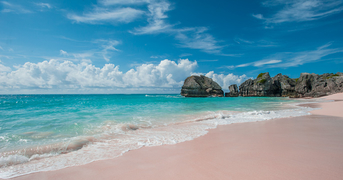
#> input picture HW7/training/beach/1.jpg, 343 x 180 px, found by its file name
$ jupyter execute HarrisCorner_Tejas_Pant.ipynb
#> lines starting #> are read from the running program, lines starting #| are printed output that depends on the picture
## Harris Corner Detector with Sum of Squared Differences (SSD) and Normalized Cross Correlation (NCC) measurement metric
Tejas Pant <br>
26th September 2018

[cell 1]
import matplotlib.image as mpimg
import matplotlib.pyplot as plt
import numpy as np
import cv2
import glob
import os
import math

#Pair 1
image1=cv2.imread("../HW4Pics/pair1/1.jpg")
#> image1 is the input picture: shape (180, 343, 3); mean B, G, R 169.6, 152.5, 110.1
image2=cv2.imread("../HW4Pics/pair1/2.jpg")
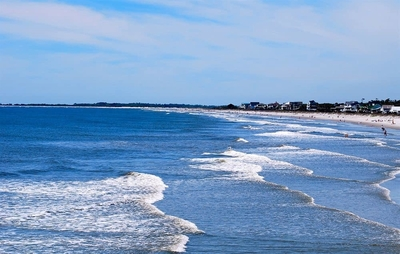
#> input picture HW7/training/beach/2.jpg, 400 x 254 px, found by its file name
#> image2 is the input picture: shape (254, 400, 3); mean B, G, R 199.2, 158.7, 124.5

'''
#Pair 2
image1=cv2.imread("../HW4Pics/pair2_resized/truck1.jpg")
image2=cv2.imread("../HW4Pics/pair2_resized/truck2.jpg")
'''

#Convert to grayscale images
image1_gray=cv2.cvtColor(image1,cv2.COLOR_BGR2GRAY)
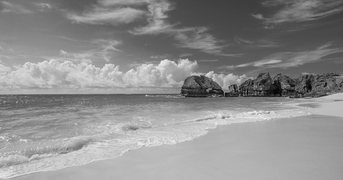
#> image1_gray: shape (180, 343); min 0, max 241, mean 141.8
image2_gray=cv2.cvtColor(image2,cv2.COLOR_BGR2GRAY)
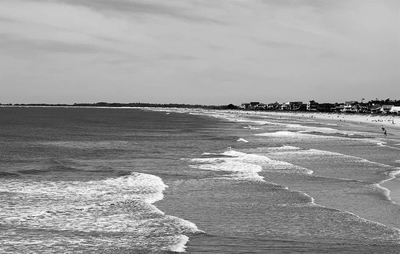
#> image2_gray: shape (254, 400); min 0, max 255, mean 153.1

[cell 2]
#Identify the Harris Corners from a single image
def HarrisCornerDetector(image,sigma_harris,k_harris):
    #Determine size of Haar Wavelet Filter
    haar_wav_size =int(math.ceil(math.ceil(4 * sigma_harris)/2)*2) #Greatest even integer greater than 4*sigma

    #Generate the Haar Wavelet Filters
    haar_wavX = np.concatenate((-np.ones((haar_wav_size,int(haar_wav_size/2))), np.ones((haar_wav_size,int(haar_wav_size/2)))),axis=1)
    haar_wavY = np.concatenate((np.ones((int(haar_wav_size/2),haar_wav_size)), -np.ones((int(haar_wav_size/2),haar_wav_size))),axis=0)

    #Filtered image after applying the Haar Operator in X and Y direction to get the gradients
    dx = cv2.filter2D(image,-1,haar_wavX)
    dy = cv2.filter2D(image,-1,haar_wavY)

    #Initialize the Corner Detector Response Matrix C
    CorDetectResp = np.zeros(image.shape)

    #Determine size of matrix for calculating values of the Corner Detector Response at every pixel in the image
    # Here we use the greatest odd integer greater than 5*sigma
    CHarris_size = int(math.ceil(math.ceil(5 * sigma_harris)/2)*2)+1
    CHarris_size_half = int((CHarris_size - 1)/2)

    for i in range(CHarris_size_half, image.shape[0]-CHarris_size_half): #move along rows, Y direction
        for j in range(CHarris_size_half, image.shape[1]-CHarris_size_half): #move along columns, X direction
            dxij_ = dx[i-CHarris_size_half:i+CHarris_size_half+1, j-CHarris_size_half:j+CHarris_size_half+1]
            dyij_ = dy[i-CHarris_size_half:i+CHarris_size_half+1, j-CHarris_size_half:j+CHarris_size_half+1]
            Cres = np.zeros((2,2))
            Cres[0,0] = np.sum(np.square(dxij_))
            Cres[1,1] = np.sum(np.square(dyij_))
            Cres[0,1] = np.sum(np.multiply(dxij_,dyij_))
            Cres[1,0] = Cres[0,1]
            det_Cres = np.linalg.det(Cres)
            tr_Cres = np.trace(Cres);
            CorDetectResp[i,j] = det_Cres - k_harris * (tr_Cres**2)

    #Thresholding out pixels with small or negative values of Harris Corner Detector
    th_size = 29 #window size for thresholding the corner response value
    th_size_half = int((th_size - 1)/2)
    corners=[]
    Cor_loc = np.zeros(image.shape)

    for i in range(th_size_half, image.shape[0]-th_size_half):
        for j in range(th_size_half, image.shape[1]-th_size_half):
            CHarris_sub = CorDetectResp[i-th_size_half:i+th_size_half+1,j-th_size_half:j+th_size_half+1]
            if CorDetectResp[i,j] == np.max(CHarris_sub) and CorDetectResp[i,j] > 0 and abs(CorDetectResp[i,j]) > np.mean(abs(CorDetectResp)):
                corners.append([i,j])
    return corners

#SSD Measurement Metric to establish correspondence between Interest Points
def SSD(image1,image2,cor1,cor2,ssd_win_size,ratio_global_local_min,thresh_ssd):
    ssd_winh = int((ssd_win_size-1)/2)
    ncor1 = len(cor1)
    ncor2 = len(cor2)
    int_pts=[] #interest points list

    #Calculate the SSD matrix for the sets of corners
    SSD_mat = np.zeros((ncor1,ncor2))

    for i in range(0,ncor1):
        for j in range(0,ncor2):
            img1ij_ = image1[cor1[i,0]-ssd_winh:cor1[i,0]+ssd_winh+1, cor1[i,1]-ssd_winh:cor1[i,1]+ssd_winh+1]
            img2ij_ = image2[cor2[j,0]-ssd_winh:cor2[j,0]+ssd_winh+1, cor2[j,1]-ssd_winh:cor2[j,1]+ssd_winh+1]
            diff = np.subtract(img1ij_,img2ij_)
            SSD_mat[i,j] = np.sum(np.square(diff))


    #Identify the corresponding corner points in the two images by thresholding
    for i in range(0,ncor1):
        for j in range(0,ncor2):
            if SSD_mat[i,j]==np.min(SSD_mat[i,:]) and SSD_mat[i,j] < thresh_ssd * np.mean(SSD_mat[:,:]):
                min_local_value = SSD_mat[i,j]
                SSD_mat[i,j] = np.max(SSD_mat[i,:])
                if min_local_value / np.min(SSD_mat[i,:]) < ratio_global_local_min:
                    SSD_mat[:,j] = np.max(SSD_mat)
                    SSD_mat[i,j] = min_local_value
                    int_pts.append([cor1[i,0],cor1[i,1],cor2[j,0],cor2[j,1]])

    return np.asarray(int_pts)

#NCC Measurement Metric to establish correspondence between Interest Points
def NCC(image1,image2,cor1,cor2,ncc_win_size,thresh_ncc):
    ncc_winh = int((ncc_win_size-1)/2)
    ncor1 = len(cor1)
    ncor2 = len(cor2)
    int_pts=[] #interest points list

    #Calculate the NCC matrix for the sets of corners
    NCC_mat = np.zeros((ncor1,ncor2))

    for i in range(0,ncor1):
        for j in range(0,ncor2):
            img1ij_ = image1[cor1[i,0]-ncc_winh:cor1[i,0]+ncc_winh+1, cor1[i,1]-ncc_winh:cor1[i,1]+ncc_winh+1]
            img2ij_ = image2[cor2[j,0]-ncc_winh:cor2[j,0]+ncc_winh+1, cor2[j,1]-ncc_winh:cor2[j,1]+ncc_winh+1]
            mu1 = np.mean(img1ij_)
            mu2 = np.mean(img2ij_)
            stddev1 = np.subtract(img1ij_,mu1)
            stddev2 = np.subtract(img2ij_,mu2)
            ncc_num = np.sum(np.multiply(stddev1,stddev2))
            var1 = np.sum(np.square(stddev1))
            var2 = np.sum(np.square(stddev2))
            ncc_den = np.sqrt(var1*var2)
            NCC_mat[i,j] = ncc_num/ncc_den

    #Identify the corresponding corner points in the two images by thresholding
    for i in range(0,ncor1):
        for j in range(0,ncor2):
            if NCC_mat[i,j]==np.max(NCC_mat[i,:]) and NCC_mat[i,j]>thresh_ncc:
                int_pts.append([cor1[i,0],cor1[i,1],cor2[j,0],cor2[j,1]])

    return np.asarray(int_pts)

#Display combined image of the pair of images with interest points and correspondences
def displayImagewithInterestPoints(img1,img2,corners):
    #Get shape of the output image
    nrows = max(img1.shape[0], img2.shape[0])
    ncol = img1.shape[1]+img2.shape[1]

    #Initialize combined output image
    out_img = np.zeros((nrows,ncol,3))

    #Copy Image 1 to left half of the output image
    out_img[:img1.shape[0], :img1.shape[1]] = img1

    #Copy Image 2 to right half of the output image
    out_img[:img2.shape[0], img1.shape[1]:img1.shape[1]+img2.shape[1]] = img2

    for xy in corners:
        cv2.circle(out_img,(xy[1], xy[0]),4,(0,0,0),2) #interest points from Image 1
        cv2.circle(out_img,(img1.shape[1]+xy[3],xy[2]),4,(0,0,0),2) #Interest points form Image 2
        cv2.line(out_img,(xy[1],xy[0]),(img1.shape[1]+xy[3],xy[2]), (0,255,0)) #Lines joining interest points
    return out_img

[cell 3]
#For Harris Detector
sigma_harris = 1.4
k_harris = 0.04

corner_image1 = HarrisCornerDetector(image1_gray,sigma_harris,k_harris)
#> after the loop in HarrisCornerDetector, `for i in range(CHarris_size_half, image.shape[0]-CHarris_size_half):`:
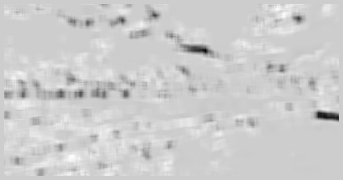
#> CorDetectResp: shape (180, 343) float64; min -109382624.6, max 26271115, mean -217070.2; drawn with min black and max white
#> after the loop in HarrisCornerDetector, `for i in range(th_size_half, image.shape[0]-th_size_half):`: corners = 35 pairs, first value 21 to 163, second value 19 to 327
#> corner_image1 has the same summary as corners in HarrisCornerDetector
corner_image2 = HarrisCornerDetector(image2_gray,sigma_harris,k_harris)
#> call 2 of HarrisCornerDetector, with sigma_harris = 1.4, k_harris = 0.04
#> in HarrisCornerDetector (call 2), `dx = cv2.filter2D(image,-1,haar_wavX)`:
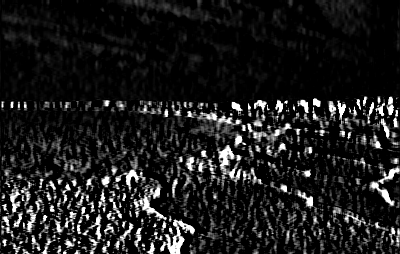
#> dx: shape (254, 400); min 0, max 255, mean 28.6
#> in HarrisCornerDetector (call 2), `dy = cv2.filter2D(image,-1,haar_wavY)`:
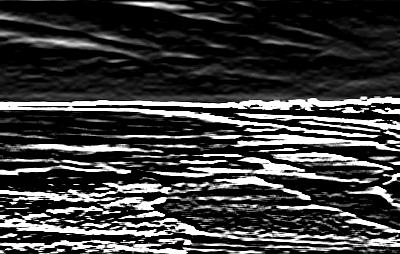
#> dy: shape (254, 400); min 0, max 255, mean 60.4
#> after the loop in HarrisCornerDetector (call 2), `for i in range(CHarris_size_half, image.shape[0]-CHarris_size_half):`:
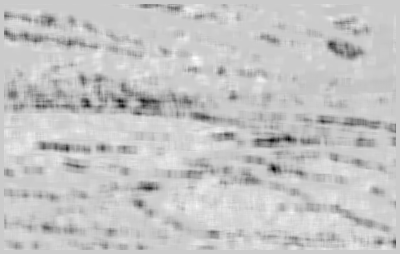
#> CorDetectResp: shape (254, 400) float64; min -108482802.6, max 27306971, mean -3407703.5; drawn with min black and max white
#> after the loop in HarrisCornerDetector (call 2), `for i in range(th_size_half, image.shape[0]-th_size_half):`: corners = 63 pairs, first value 16 to 234, second value 14 to 367
#> corner_image2 has the same summary as corners in HarrisCornerDetector

print("Number of Corners Detected in Image 1 = ", len(corner_image1))
#| Number of Corners Detected in Image 1 =  35
print("Number of Corners Detected in Image 2 = ", len(corner_image2))
#| Number of Corners Detected in Image 2 =  63

[cell 4]
#For SSD
ssd_ratio = 0.7 #ratio of local minima of mathces
thresh_ssd = 4.5 #threshold for mean
win_size_ssd = 25 # win_size_ssd x win_size_ssd, window size for examining ssd metric

corner_image1 = np.array(corner_image1)
corner_image2 = np.array(corner_image2)

Cord_SSD = SSD(image1_gray,image2_gray,corner_image1,corner_image2,win_size_ssd,ssd_ratio,thresh_ssd)
#> in SSD, `ncor1 = len(cor1)`: ncor1 = 35
#> in SSD, `ncor2 = len(cor2)`: ncor2 = 63
#> after the loop in SSD, `for i in range(0,ncor1):`:
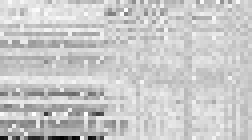
#> SSD_mat: shape (35, 63) float64 (shown 4 times larger); min 4238, max 81915, mean 65533.7; drawn with min black and max white
#> after the loop in SSD, `for i in range(0,ncor1):`: int_pts = []
#> Cord_SSD = empty array
out_image_ssd = displayImagewithInterestPoints(image1,image2,Cord_SSD)
cv2.imwrite('HarrisSSD.jpg',out_image_ssd)

#For NCC
thresh_ncc = 0.8 #NCC threhold value. Values smaller than thresh_ncc are neglected
win_size_ncc = 25 #win_size_ncc x win_size_ncc, window size for examining ssd metric

Cord_NCC = NCC(image1_gray,image2_gray,corner_image1,corner_image2,win_size_ncc,thresh_ncc)
#> in NCC, `ncor1 = len(cor1)`: ncor1 = 35
#> in NCC, `ncor2 = len(cor2)`: ncor2 = 63
#> after the loop in NCC, `for i in range(0,ncor1):`:
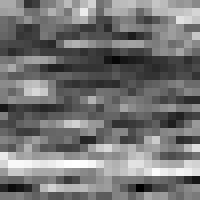
#> stddev2: shape (25, 25) float64 (shown 8 times larger); min -70.57, max 83.43, mean 0; drawn with min black and max white
#> after the loop in NCC, `for i in range(0,ncor1):`: int_pts = [[86, 60, 89, 182], [117, 239, 59, 78]]
#> Cord_NCC = [[86, 60, 89, 182], [117, 239, 59, 78]]
out_image_NCC = displayImagewithInterestPoints(image1,image2,Cord_NCC)
#> the loop in displayImagewithInterestPoints (call 2), `for xy in corners:` made 2 passes
#> after the loop in displayImagewithInterestPoints (call 2), `for xy in corners:`:
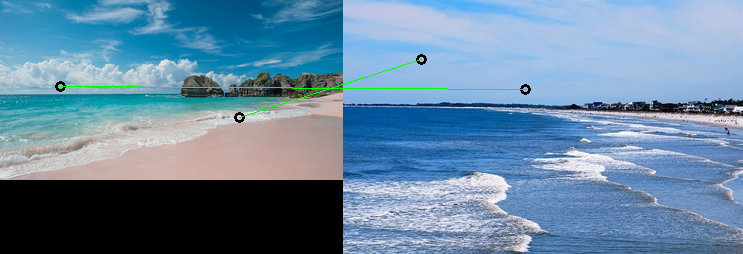
#> out_img: shape (254, 743, 3) float64; mean B, G, R 161.8, 135.4, 102.4
cv2.imwrite('HarrisNCC.jpg',out_image_NCC)
#> Out = True
